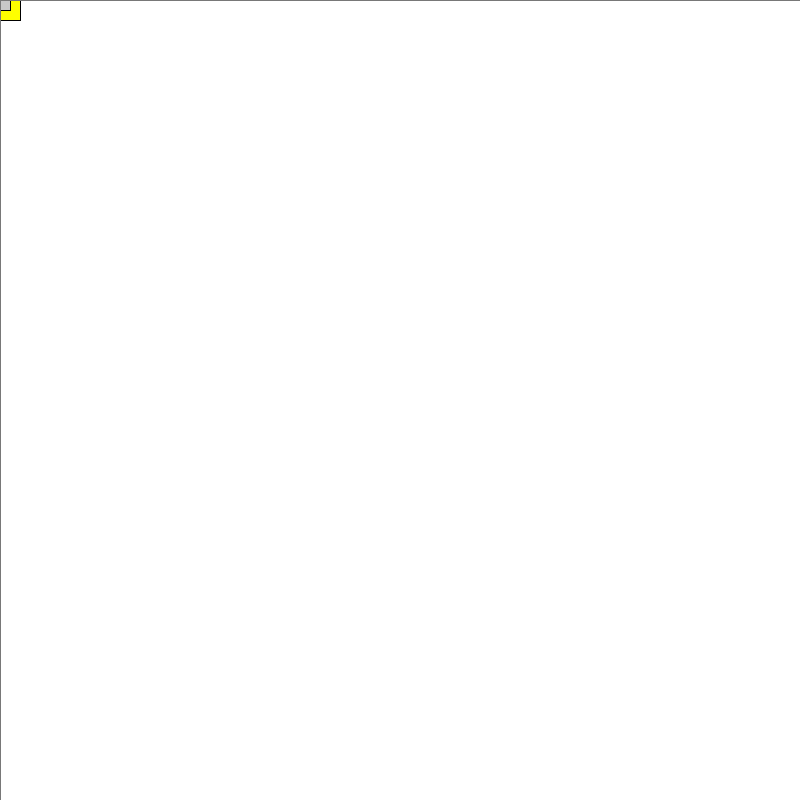
Frame 1 (no input)
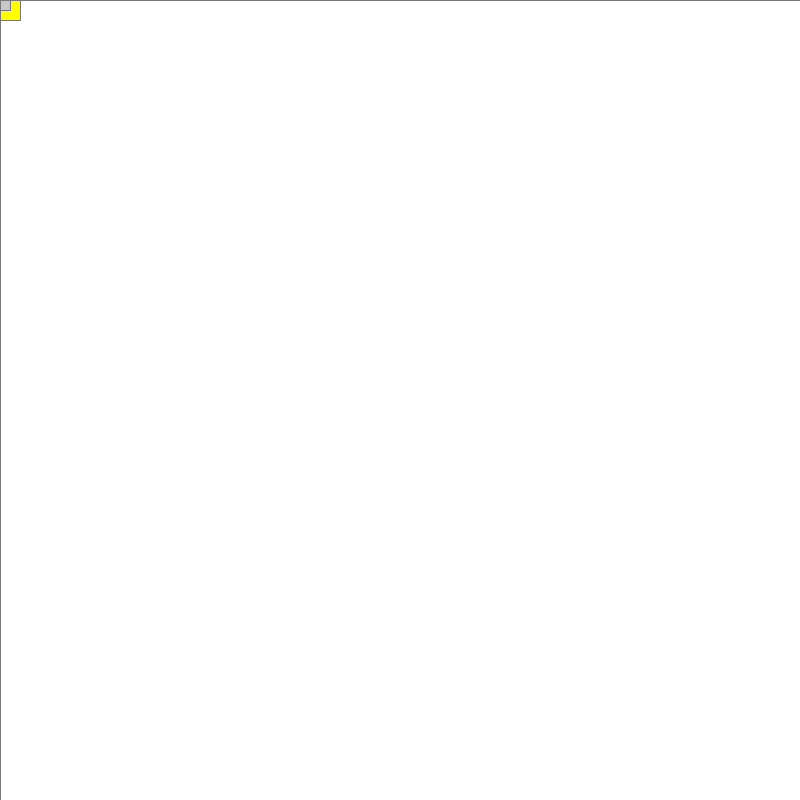
Frame 60 (the mouse pressed at the canvas centre just before this capture)
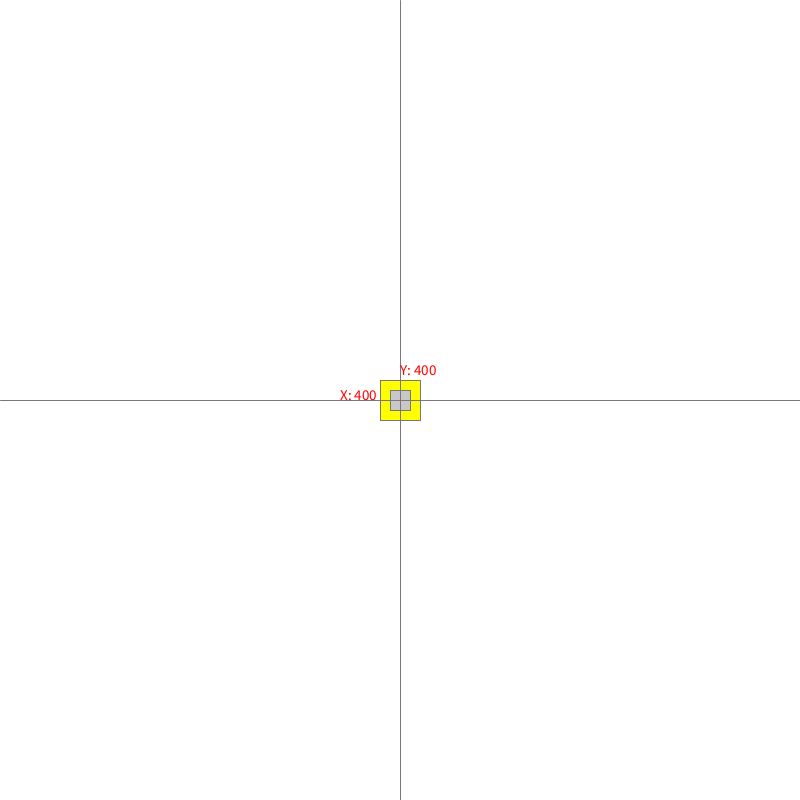
Frame 120 (the mouse held since frame 60 and released just before this capture)

The Processing sketch that drew these frames (run headless with seeded random() and noise(); from frame 60 on, the mouse is pressed at the canvas centre):

// Processing sketch: Maus
// ── Maus.pde
// Autor:       Mohamad Khallouf
// Matrikelnr.: 36794
// Datum:       25.10.22
// Beschreibung: Zwei Quadrate die das Maus verfolgen mit Linien und X,Y Koordinaten werden ausgegeben


void setup(){
    size(800,800);
    surface.setTitle("Folge der Maus");
}

void draw(){
  background(255);
  fill(255,255,0);
  rectMode(CENTER);
  rect(mouseX, mouseY, 40,40);
  
  fill (200,200,200); 
  rectMode(CENTER);
  rect (mouseX, mouseY, 20, 20);
  
  stroke(120);
  line(0, mouseY, mouseX, mouseY);
  line(mouseX, 0, mouseX, mouseY);
  line(mouseX, mouseY, 800, mouseY);
  line(mouseX, mouseY, mouseX, 800);

  
  textSize(15);
  fill(255,0,0);
  text("X: " + mouseX,mouseX-60, mouseY);  
  text("Y: " + mouseY,mouseX, mouseY-25);
  println("X: " + mouseX + " Y: " + mouseY);

  
}

/**
* Zu 1 Antwort: man sollte die Befehle im setup() platzieren, 
  die nur einmal am start das programm ausgefuehrt werden.
* Zu 2 Antwort: Am sonsten werden die Befehle mehrmals wiederholt.
*/
